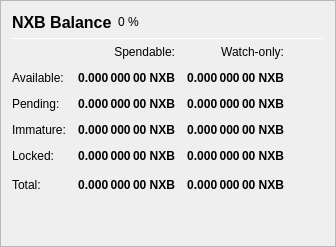
                   <widget class="QFrame" name="frame_Balances">
                    <property name="frameShape">
                     <enum>QFrame::StyledPanel</enum>
                    </property>
                    <property name="frameShadow">
                     <enum>QFrame::Raised</enum>
                    </property>
                    <layout class="QVBoxLayout" name="verticalLayout_4">
                     <item>
                      <layout class="QHBoxLayout" name="horizontalLayout_4">
                       <item>
                        <widget class="QLabel" name="label_5">
                         <property name="minimumSize">
                          <size>
                           <width>0</width>
                           <height>20</height>
                          </size>
                         </property>
                         <property name="font">
                          <font>
                           <pointsize>12</pointsize>
                           <weight>75</weight>
                           <bold>true</bold>
                          </font>
                         </property>
                         <property name="text">
                          <string>NXB Balance</string>
                         </property>
                        </widget>
                       </item>
                       <item>
                        <widget class="QLabel" name="labelNXBPercent">
                         <property name="text">
                          <string notr="true">0 %</string>
                         </property>
                        </widget>
                       </item>
                       <item>
                        <spacer name="horizontalSpacer_3">
                         <property name="orientation">
                          <enum>Qt::Horizontal</enum>
                         </property>
                         <property name="sizeHint" stdset="0">
                          <size>
                           <width>40</width>
                           <height>20</height>
                          </size>
                         </property>
                        </spacer>
                       </item>
                      </layout>
                     </item>
                     <item>
                      <widget class="Line" name="line_Balance">
                       <property name="minimumSize">
                        <size>
                         <width>0</width>
                         <height>1</height>
                        </size>
                       </property>
                       <property name="maximumSize">
                        <size>
                         <width>16777215</width>
                         <height>1</height>
                        </size>
                       </property>
                       <property name="orientation">
                        <enum>Qt::Horizontal</enum>
                       </property>
                      </widget>
                     </item>
                     <item>
                      <layout class="QGridLayout" name="gridLayout">
                       <property name="spacing">
                        <number>12</number>
                       </property>
                       <item row="0" column="1">
                        <widget class="QLabel" name="labelSpendable">
                         <property name="text">
                          <string>Spendable:</string>
                         </property>
                         <property name="alignment">
                          <set>Qt::AlignRight|Qt::AlignTrailing|Qt::AlignVCenter</set>
                         </property>
                        </widget>
                       </item>
                       <item row="0" column="2">
                        <widget class="QLabel" name="labelWatchonly">
                         <property name="text">
                          <string>Watch-only:</string>
                         </property>
                         <property name="alignment">
                          <set>Qt::AlignRight|Qt::AlignTrailing|Qt::AlignVCenter</set>
                         </property>
                        </widget>
                       </item>
                       <item row="1" column="0">
                        <widget class="QLabel" name="labelBalanceText">
                         <property name="text">
                          <string>Available:</string>
                         </property>
                        </widget>
                       </item>
                       <item row="1" column="1">
                        <widget class="QLabel" name="labelBalance">
                         <property name="font">
                          <font>
                           <weight>75</weight>
                           <bold>true</bold>
                          </font>
                         </property>
                         <property name="cursor">
                          <cursorShape>IBeamCursor</cursorShape>
                         </property>
                         <property name="toolTip">
                          <string>Your current spendable balance</string>
                         </property>
                         <property name="text">
                          <string notr="true">0.000 000 00 NXB</string>
                         </property>
                         <property name="alignment">
                          <set>Qt::AlignRight|Qt::AlignTrailing|Qt::AlignVCenter</set>
                         </property>
                         <property name="textInteractionFlags">
                          <set>Qt::LinksAccessibleByMouse|Qt::TextSelectableByKeyboard|Qt::TextSelectableByMouse</set>
                         </property>
                        </widget>
                       </item>
                       <item row="1" column="2">
                        <widget class="QLabel" name="labelWatchAvailable">
                         <property name="font">
                          <font>
                           <weight>75</weight>
                           <bold>true</bold>
                          </font>
                         </property>
                         <property name="cursor">
                          <cursorShape>IBeamCursor</cursorShape>
                         </property>
                         <property name="toolTip">
                          <string>Your current balance in watch-only addresses</string>
                         </property>
                         <property name="text">
                          <string notr="true">0.000 000 00 NXB</string>
                         </property>
                         <property name="alignment">
                          <set>Qt::AlignRight|Qt::AlignTrailing|Qt::AlignVCenter</set>
                         </property>
                         <property name="textInteractionFlags">
                          <set>Qt::LinksAccessibleByMouse|Qt::TextSelectableByKeyboard|Qt::TextSelectableByMouse</set>
                         </property>
                        </widget>
                       </item>
                       <item row="2" column="0">
                        <widget class="QLabel" name="labelPendingText">
                         <property name="text">
                          <string>Pending:</string>
                         </property>
                        </widget>
                       </item>
                       <item row="2" column="1">
                        <widget class="QLabel" name="labelUnconfirmed">
                         <property name="font">
                          <font>
                           <weight>75</weight>
                           <bold>true</bold>
                          </font>
                         </property>
                         <property name="cursor">
                          <cursorShape>IBeamCursor</cursorShape>
                         </property>
                         <property name="toolTip">
                          <string>Total of transactions that have yet to be confirmed, and do not yet count toward the spendable balance</string>
                         </property>
                         <property name="text">
                          <string notr="true">0.000 000 00 NXB</string>
                         </property>
                         <property name="alignment">
                          <set>Qt::AlignRight|Qt::AlignTrailing|Qt::AlignVCenter</set>
                         </property>
                         <property name="textInteractionFlags">
                          <set>Qt::LinksAccessibleByMouse|Qt::TextSelectableByKeyboard|Qt::TextSelectableByMouse</set>
                         </property>
                        </widget>
                       </item>
                       <item row="2" column="2">
                        <widget class="QLabel" name="labelWatchPending">
                         <property name="font">
                          <font>
                           <weight>75</weight>
                           <bold>true</bold>
                          </font>
                         </property>
                         <property name="cursor">
                          <cursorShape>IBeamCursor</cursorShape>
                         </property>
                         <property name="toolTip">
                          <string>Unconfirmed transactions to watch-only addresses</string>
                         </property>
                         <property name="text">
                          <string notr="true">0.000 000 00 NXB</string>
                         </property>
                         <property name="alignment">
                          <set>Qt::AlignRight|Qt::AlignTrailing|Qt::AlignVCenter</set>
                         </property>
                         <property name="textInteractionFlags">
                          <set>Qt::LinksAccessibleByMouse|Qt::TextSelectableByKeyboard|Qt::TextSelectableByMouse</set>
                         </property>
                        </widget>
                       </item>
                       <item row="3" column="0">
                        <widget class="QLabel" name="labelImmatureText">
                         <property name="text">
                          <string>Immature:</string>
                         </property>
                        </widget>
                       </item>
                       <item row="3" column="1">
                        <widget class="QLabel" name="labelImmature">
                         <property name="font">
                          <font>
                           <weight>75</weight>
                           <bold>true</bold>
                          </font>
                         </property>
                         <property name="cursor">
                          <cursorShape>IBeamCursor</cursorShape>
                         </property>
                         <property name="toolTip">
                          <string>Staked or masternode rewards that has not yet matured</string>
                         </property>
                         <property name="text">
                          <string notr="true">0.000 000 00 NXB</string>
                         </property>
                         <property name="alignment">
                          <set>Qt::AlignRight|Qt::AlignTrailing|Qt::AlignVCenter</set>
                         </property>
                         <property name="textInteractionFlags">
                          <set>Qt::LinksAccessibleByMouse|Qt::TextSelectableByKeyboard|Qt::TextSelectableByMouse</set>
                         </property>
                        </widget>
                       </item>
                       <item row="3" column="2">
                        <widget class="QLabel" name="labelWatchImmature">
                         <property name="font">
                          <font>
                           <weight>75</weight>
                           <bold>true</bold>
                          </font>
                         </property>
                         <property name="cursor">
                          <cursorShape>IBeamCursor</cursorShape>
                         </property>
                         <property name="toolTip">
                          <string>Staked or masternode rewards in watch-only addresses that has not yet matured</string>
                         </property>
                         <property name="text">
                          <string notr="true">0.000 000 00 NXB</string>
                         </property>
                         <property name="alignment">
                          <set>Qt::AlignRight|Qt::AlignTrailing|Qt::AlignVCenter</set>
                         </property>
                         <property name="textInteractionFlags">
                          <set>Qt::LinksAccessibleByMouse|Qt::TextSelectableByKeyboard|Qt::TextSelectableByMouse</set>
                         </property>
                        </widget>
                       </item>
                       <item row="4" column="0">
                        <widget class="QLabel" name="labelLockedBalanceText">
                         <property name="toolTip">
                          <string>Locked NXB or Masternode collaterals. These are excluded from zNXB minting.</string>
                         </property>
                         <property name="text">
                          <string>Locked:</string>
                         </property>
                        </widget>
                       </item>
                       <item row="4" column="1">
                        <widget class="QLabel" name="labelLockedBalance">
                         <property name="font">
                          <font>
                           <weight>75</weight>
                           <bold>true</bold>
                          </font>
                         </property>
                         <property name="cursor">
                          <cursorShape>IBeamCursor</cursorShape>
                         </property>
                         <property name="toolTip">
                          <string>Locked NXB or Masternode collaterals. These are excluded from zNXB minting.</string>
                         </property>
                         <property name="text">
                          <string notr="true">0.000 000 00 NXB</string>
                         </property>
                         <property name="alignment">
                          <set>Qt::AlignRight|Qt::AlignTrailing|Qt::AlignVCenter</set>
                         </property>
                         <property name="textInteractionFlags">
                          <set>Qt::LinksAccessibleByMouse|Qt::TextSelectableByKeyboard|Qt::TextSelectableByMouse</set>
                         </property>
                        </widget>
                       </item>
                       <item row="4" column="2">
                        <widget class="QLabel" name="labelWatchLocked">
                         <property name="font">
                          <font>
                           <weight>75</weight>
                           <bold>true</bold>
                          </font>
                         </property>
                         <property name="cursor">
                          <cursorShape>IBeamCursor</cursorShape>
                         </property>
                         <property name="toolTip">
                          <string>Current locked balance in watch-only addresses</string>
                         </property>
                         <property name="text">
                          <string notr="true">0.000 000 00 NXB</string>
                         </property>
                         <property name="alignment">
                          <set>Qt::AlignRight|Qt::AlignTrailing|Qt::AlignVCenter</set>
                         </property>
                         <property name="textInteractionFlags">
                          <set>Qt::LinksAccessibleByMouse|Qt::TextSelectableByKeyboard|Qt::TextSelectableByMouse</set>
                         </property>
                        </widget>
                       </item>
                       <item row="5" column="0">
                        <widget class="QLabel" name="labelTotalText">
                         <property name="toolTip">
                          <string>Your current NXBoost balance, unconfirmed and immature transactions included</string>
                         </property>
                         <property name="text">
                          <string>Total:</string>
                         </property>
                        </widget>
                       </item>
                       <item row="5" column="1">
                        <widget class="QLabel" name="labelTotal">
                         <property name="font">
                          <font>
                           <weight>75</weight>
                           <bold>true</bold>
                          </font>
                         </property>
                         <property name="cursor">
                          <cursorShape>IBeamCursor</cursorShape>
                         </property>
                         <property name="toolTip">
                          <string>Your current NXBoost balance, unconfirmed and immature transactions included</string>
                         </property>
                         <property name="text">
                          <string notr="true">0.000 000 00 NXB</string>
                         </property>
                         <property name="alignment">
                          <set>Qt::AlignRight|Qt::AlignTrailing|Qt::AlignVCenter</set>
                         </property>
                         <property name="textInteractionFlags">
                          <set>Qt::LinksAccessibleByMouse|Qt::TextSelectableByKeyboard|Qt::TextSelectableByMouse</set>
                         </property>
                        </widget>
                       </item>
                       <item row="5" column="2">
                        <widget class="QLabel" name="labelWatchTotal">
                         <property name="font">
                          <font>
                           <weight>75</weight>
                           <bold>true</bold>
                          </font>
                         </property>
                         <property name="cursor">
                          <cursorShape>IBeamCursor</cursorShape>
                         </property>
                         <property name="toolTip">
                          <string>Current total balance in watch-only addresses</string>
                         </property>
                         <property name="text">
                          <string notr="true">0.000 000 00 NXB</string>
                         </property>
                         <property name="alignment">
                          <set>Qt::AlignRight|Qt::AlignTrailing|Qt::AlignVCenter</set>
                         </property>
                         <property name="textInteractionFlags">
                          <set>Qt::LinksAccessibleByMouse|Qt::TextSelectableByKeyboard|Qt::TextSelectableByMouse</set>
                         </property>
                        </widget>
                       </item>
                       <item row="5" column="3">
                        <spacer name="horizontalSpacer_9">
                         <property name="orientation">
                          <enum>Qt::Horizontal</enum>
                         </property>
                         <property name="sizeHint" stdset="0">
                          <size>
                           <width>40</width>
                           <height>20</height>
                          </size>
                         </property>
                        </spacer>
                       </item>
                      </layout>
                     </item>
                     <item>
                      <spacer name="verticalSpacer_3">
                       <property name="orientation">
                        <enum>Qt::Vertical</enum>
                       </property>
                       <property name="sizeHint" stdset="0">
                        <size>
                         <width>20</width>
                         <height>40</height>
                        </size>
                       </property>
                      </spacer>
                     </item>
                    </layout>
                   </widget>
